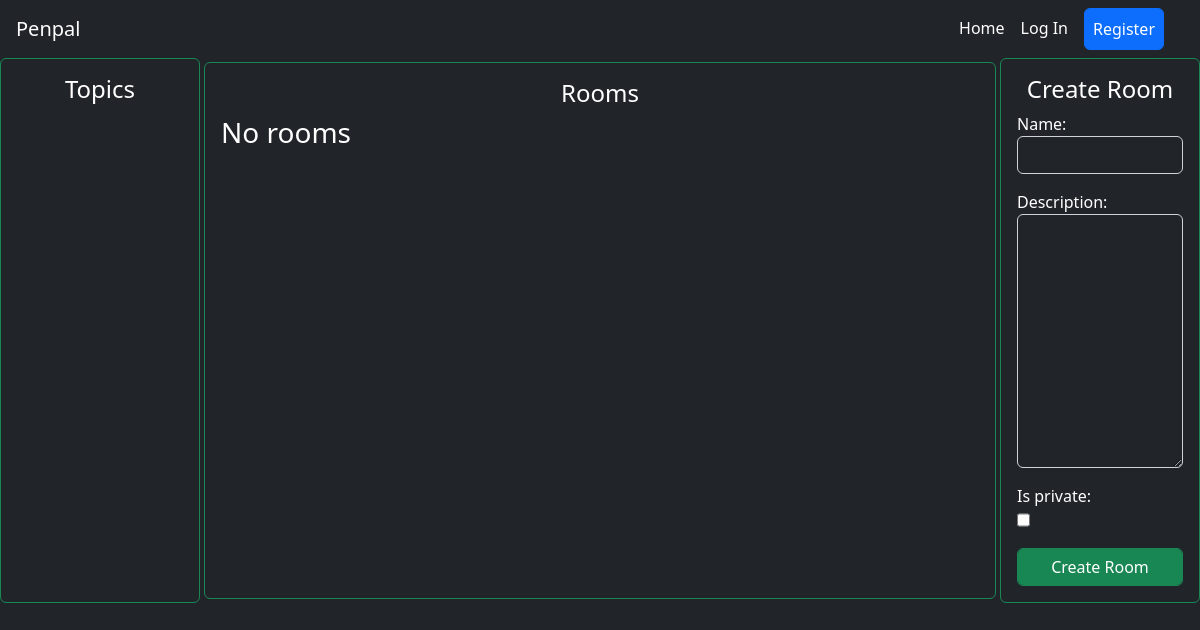
The app's page /, older data.
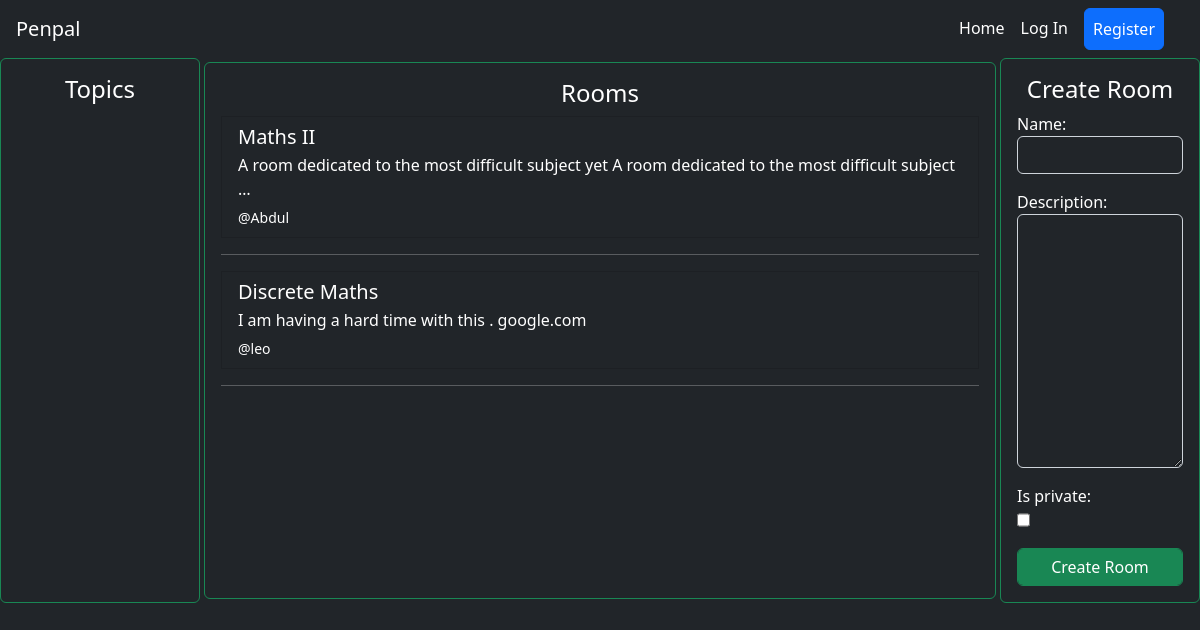
The same page, newer data.
### base/models.py (models this page shows, shortened)
class Room(models.Model):
    name = models.CharField(max_length=120)
    description = models.TextField()
    is_private = models.BooleanField(default=False)
    created_at = models.DateTimeField(auto_now_add=True)
    updated_at = models.DateTimeField(auto_now=True)
    creator = models.ForeignKey(Account,null=True,on_delete=models.SET_NULL,related_name='created_rooms')
    admins = models.ManyToManyField(Account,related_name='administrated_rooms')
    participants = models.ManyToManyField(Account,related_name='joined_rooms')
    class Meta:
        ordering = ['-created_at']

### accounts/models.py (models this page shows, shortened)
class Account(AbstractBaseUser,PermissionsMixin):
    id = models.UUIDField(primary_key = True,default=uuid.uuid4,editable=False)
    Genders=[
        ("Male","Male"),
        ("Female","Female")
    ]
    email = models.EmailField(verbose_name="email", max_length=60, unique=True)
    username = models.CharField(max_length=30, unique=False)
    gender = models.CharField(max_length=7,choices=Genders,default = "Male")
    phone_num = PhoneNumberField(blank=True)
    current_residence = CountryField(null =True , blank = True)
    nationality = CountryField(null =True , blank = True)
    date_joined = models.DateTimeField(verbose_name="date joined", auto_now_add=True)
    last_login = models.DateTimeField(verbose_name="last login", auto_now=True)
    is_active = models.BooleanField(default=True)
    is_admin = models.BooleanField(default=False)
    is_staff = models.BooleanField(default=False)
    is_superuser = models.BooleanField(default=False)
    profile_image = models.URLField(default="https://www.freeiconspng.com/thumbs/account-icon/account-icon-33.png")
    USERNAME_FIELD = "email"
    REQUIRED_FIELDS = [
        'username',
    ]
    objects = MyAccountManager()
    class Meta:
        unique_together = ('username','email')
    def __str__(self):
        return f"@{self.username}"

### base/views.py (the view)
# urls.py: path('',index,name='index'),
def index(request):
    context = {}
    rooms = Room.objects.all()
    context['rooms'] = rooms
    context['creation_form'] = RoomCreationForm()
    return render(request,"index.html",context)

### base/forms.py
class RoomCreationForm(forms.ModelForm):
    class Meta:
        model = Room
        fields = ('name','description','is_private')
        widgets = {
            'name': forms.TextInput(attrs={'class':'form-control bg-dark text-white'}),
            'description': forms.Textarea(attrs={'class':'form-control bg-dark text-white'}),
            'is_private': forms.CheckboxInput(attrs={'class':'form-check',}),
        }

### base/templates/index.html (shortened to what this page needs)
{% extends 'layout.html' %}
{% block body %}
<div style="display: grid; grid-template-columns: 1fr 4fr 1fr;">
    <div class="border rounded border-success list-group p-3">
        <h4 class="text-center">Topics</h4>
    </div>
    <div class="border rounded border-success list-group p-3 m-1">
        <h4 class="text-center">Rooms</h4>
        {% include "base/rooms.html" %}
    </div>
    <div class="container border rounded border-success p-3">
        <h4 class="text-center">Create Room</h4>
        <form action="{% url 'create_room' %}" method="post">
            {{ creation_form.as_p }}
            <input type="submit" class="btn btn-success form-control" value="Create Room">
        </form>
    </div>
</div>
{% endblock %}

### base/templates/base/rooms.html (shortened to what this page needs)
{% for room in rooms %}
<a href="{% url 'view_room' room.id %}" class="list-group-item list-group-item-action flex-column align-items-start bg-dark text-white">
    <div class="d-flex w-100 justify-content-between">
        <h5 class="mb-1">{{ room.name }}</h5>
    </div>
    <p class="mb-1">{{room.description | truncatechars:100}}</p>
    <small>{{room.creator}}</small>
</a>
<hr>
{% empty %}
<h3>No rooms</h3>
{% endfor %}

Row changes from the older to the newer data that the page shows:
added Room: name "Maths II", description "A room dedicated to the most difficult subject yet A room dedicated to the most difficult subject …", creator "@Abdul"
added Room: name "Discrete Maths", description "I am having a hard time with this . google.com", creator "@leo"
Text that changed along with them:
text no longer shown: "No rooms"
